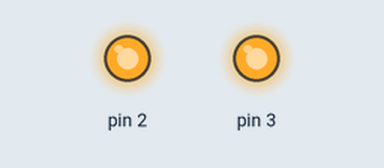
A sketch run on a simulated Arduino Uno, built with avr-gcc and run on an emulated ATmega328P. On the bench: output pins drawn as LEDs (lit = HIGH).

Above: at 0.1 s.
At 28.1 s:
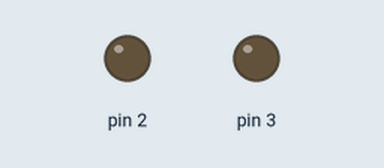
Timing chart, 0 to 29.6 s (numbered marks = the images above):
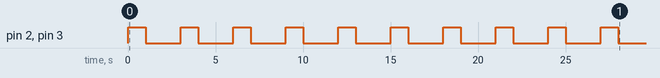

The sketch:

2.ino
```cpp
int i = 0;

void setup() {
    pinMode(2, OUTPUT);
    pinMode(3, OUTPUT);
    while( i < 10 ) {
        digitalWrite(2, HIGH);
        digitalWrite(3, HIGH);
        delay(1000);
        digitalWrite(2, LOW);
        digitalWrite(3, LOW);
        delay(2000);
        i += 1;
    }
}

void loop() {
    delay(10);
}
```
